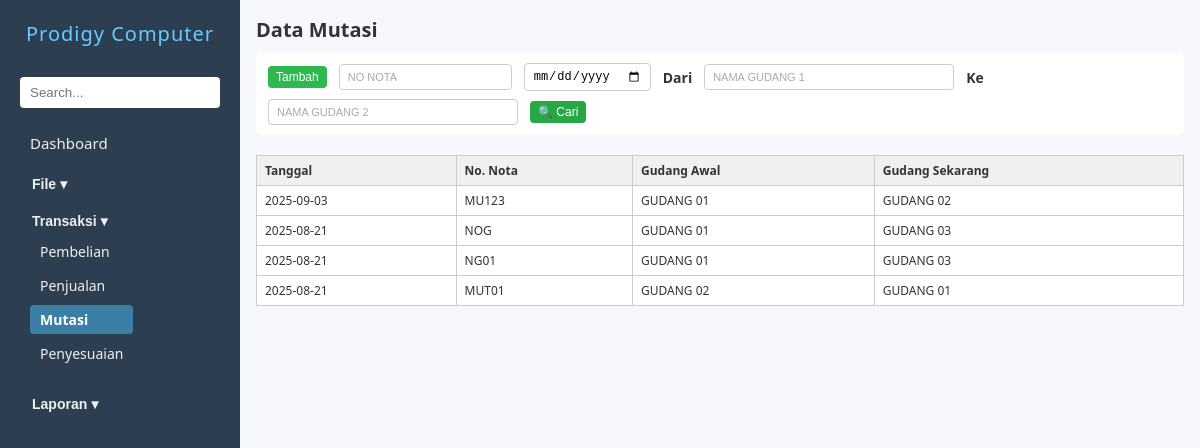
Screenshot of /mutasi.php (signed in) with the database file from the repository.
### tables this page shows
CREATE TABLE `zmutasi` (
  `nonota` char(30) DEFAULT NULL,
  `tgl` date DEFAULT NULL,
  `kodegd1` char(10) DEFAULT NULL,
  `kodegd2` char(10) NOT NULL,
  `operator` char(10) DEFAULT '',
  `logtime` timestamp NOT NULL DEFAULT current_timestamp()
);

CREATE TABLE `zgudang` (
  `kodegd` char(20) NOT NULL,
  `namagd` char(50) NOT NULL
);

### mutasi.php (the view, shortened to what this page needs)
<?php
include 'koneksi.php';
$query = mysqli_query($conn, "
    SELECT
        zmutasi.tgl,
        zmutasi.nonota,
        g1.namagd AS namagd1,
        g2.namagd AS namagd2
    FROM zmutasi
    LEFT JOIN zgudang g1 ON zmutasi.kodegd1 = g1.kodegd
    LEFT JOIN zgudang g2 ON zmutasi.kodegd2 = g2.kodegd
    ORDER BY zmutasi.tgl DESC, zmutasi.nonota DESC
    LIMIT 10
");
?>
<!DOCTYPE html>
<html lang="en">
<head>
    <link rel="stylesheet" href="navbar.css" />
    <link rel="stylesheet" href="form.css" />
</head>
<body>
    <?php
    include 'navbar.php';
    $hakUbah   = $aksesEdit['tambah'];?>
    <main>
        <h2>Data Mutasi</h2>
        <div class="action-bar">
            <button type="button" class="action-btn tambah" onclick="cekAkses()">Tambah</button>
            <input type="text" id="inputNoNota" placeholder="No Nota" style="text-transform: uppercase;">
            <input type="date" id="inputTgl">
            <span> Dari </span>
            <input type="text" name="namagd1" id="inputNamagd1" placeholder="Nama gudang 1" class="medium-input" style="text-transform: uppercase;">
            <span> Ke </span>
            <input type="text" name="namagd2" id="inputNamagd2" placeholder="Nama gudang 2" class="medium-input" style="text-transform: uppercase;">
            <button type="button" class="action-btn cari" onclick="triggerSearch()">🔍 Cari</button>
        </div>
        <div id="tabelHasil" class="form-grid" style="margin-top: 20px;">
            <table class="tabel-hasil">
                <thead>
                    <tr>
                        <th>Tanggal</th>
                        <th>No. Nota</th>
                        <th>Gudang Awal</th>
                        <th>Gudang Sekarang</th>
                    </tr>
                </thead>
                <tbody>
                    <?php while ($row = mysqli_fetch_assoc($query)): ?>
                        <tr onclick="tampilkanKonfirmasiEdit('<?= $row['nonota'] ?>')">
                            <td><?= $row['tgl'] ?></td>
                            <td><?= $row['nonota'] ?></td>
                            <td><?= $row['namagd1'] ?></td>
                            <td><?= $row['namagd2'] ?></td>
                        </tr>
                    <?php endwhile; ?>
                </tbody>
            </table>
        </div>
    </main>
</body>
</html>

### form.css (style rules this page uses)
* { box-sizing: border-box; margin: 0; padding: 0; }
body { font-family: "Segoe UI", Tahoma, Geneva, Verdana, sans-serif; display: flex; height: 100vh; background: #f6f8fb; color: #333; }
main { padding: 1rem; flex: 1; overflow-y: auto; }
h2 { margin-bottom: 10px; font-size: 20px; }
.tabel-hasil { width: 100%; border-collapse: collapse; font-size: 14px; margin-top: 10px; }
.tabel-hasil th, .tabel-hasil td { border: 1px solid #ccc; padding: 8px 10px; text-align: left; }
.tabel-hasil th { background-color: #f0f0f0; font-weight: bold; }
.medium-input { width: 250px; }
.action-bar { display: flex; flex-wrap: wrap; align-items: center; gap: 8px 12px; margin-bottom: 4px; background-color: #fff; padding: 10px 12px; border-radius: 6px; }
.action-bar input[type="text"], .action-bar input[type="date"], .action-bar select { padding: 5px 8px; font-size: 12px; border: 1px solid #ccc; border-radius: 4px; min-width: 120px; }
.action-bar input[type="text"]::placeholder { font-size: 11px; color: #aaa; }
.action-bar span { font-size: 14px; font-weight: bold; }
.action-bar .action-btn { padding: 4px 8px; font-size: 12px; border: none; color: white; border-radius: 4px; cursor: pointer; transition: 0.3s ease; }
.action-bar .action-btn.tambah { background-color: #30b850; }
.action-bar .action-btn.cari { background-color: #28a745; }
.tabel-hasil { width: 100%; border-collapse: collapse; margin-top: 1em; font-size: 12px; border: 1px solid #ccc; }
.tabel-hasil th, .tabel-hasil td { padding: 6px 8px; border: 1px solid #ccc; text-align: left; background-color: #fff; }
.tabel-hasil th { background-color: #f0f0f0; font-weight: bold; color: #333; }

### rows the page displays
zmutasi: tgl "2025-09-03", nonota "MU123", zgudang.namagd "GUDANG 01", zgudang.namagd "GUDANG 02"
zmutasi: tgl "2025-08-21", nonota "NOG", zgudang.namagd "GUDANG 01", zgudang.namagd "GUDANG 03"
zmutasi: tgl "2025-08-21", nonota "NG01", zgudang.namagd "GUDANG 01", zgudang.namagd "GUDANG 03"
zmutasi: tgl "2025-08-21", nonota "MUT01", zgudang.namagd "GUDANG 02", zgudang.namagd "GUDANG 01"

### other values shown
$mainmenu "File"
$mainmenu "Transaksi"
$label "Pembelian"
$label "Penjualan"
$label "Mutasi"
$label "Penyesuaian"
$mainmenu "Laporan"
